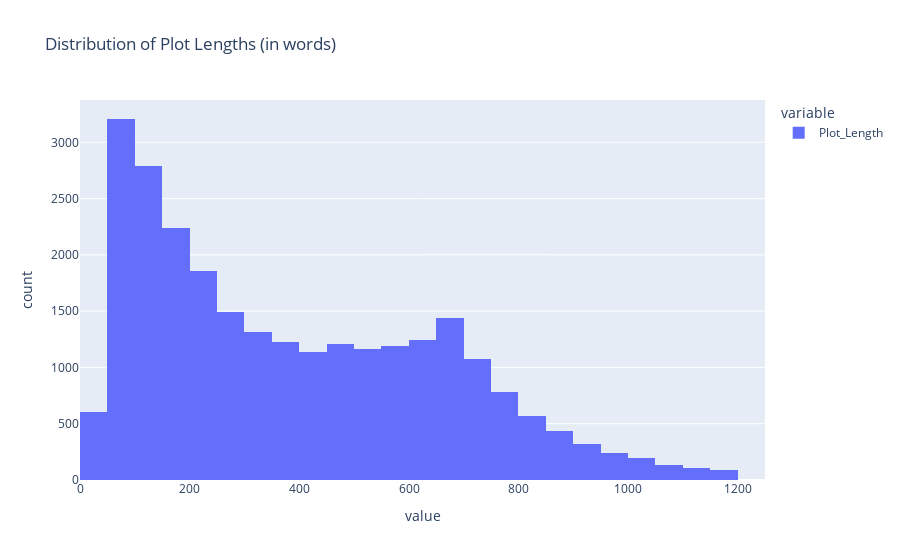

Source (notebook cell):
### Code cell
px.histogram(df['Plot_Length'], nbins=50, title='Distribution of Plot Lengths (in words)').show()

### Figure 1 — Plotly figure (JSON) as saved in the notebook; plotly's stock layout.template omitted (floating-point values rounded to 4 significant figures; data arrays with more than 128 entries replaced by an {"elided": "..."} marker saying what was removed)
{"data": [{"bingroup": "x", "hovertemplate": "variable=Plot_Length<br>value=%{x}<br>count=%{y}<extra></extra>", "legendgroup": "Plot_Length", "marker": {"color": "#636efa", "pattern": {"shape": ""}}, "name": "Plot_Length", "nbinsx": 50, "orientation": "v", "showlegend": true, "type": "histogram", "x": {"elided": "26063 int values"}, "xaxis": "x", "yaxis": "y"}], "layout": {"barmode": "relative", "legend": {"title": {"text": "variable"}, "tracegroupgap": 0}, "title": {"text": "Distribution of Plot Lengths (in words)"}, "xaxis": {"anchor": "y", "domain": [0, 1], "title": {"text": "value"}}, "yaxis": {"anchor": "x", "domain": [0, 1], "title": {"text": "count"}}}}
